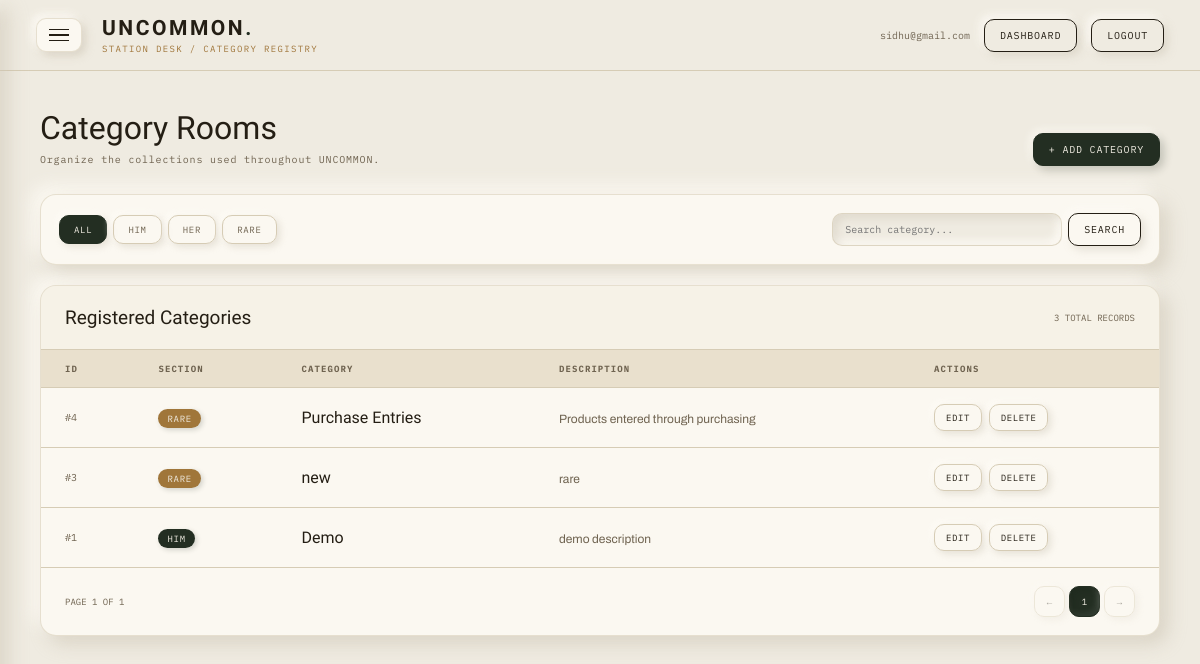
Before: /admin_panel/categories/ (signed in) with the older database file.
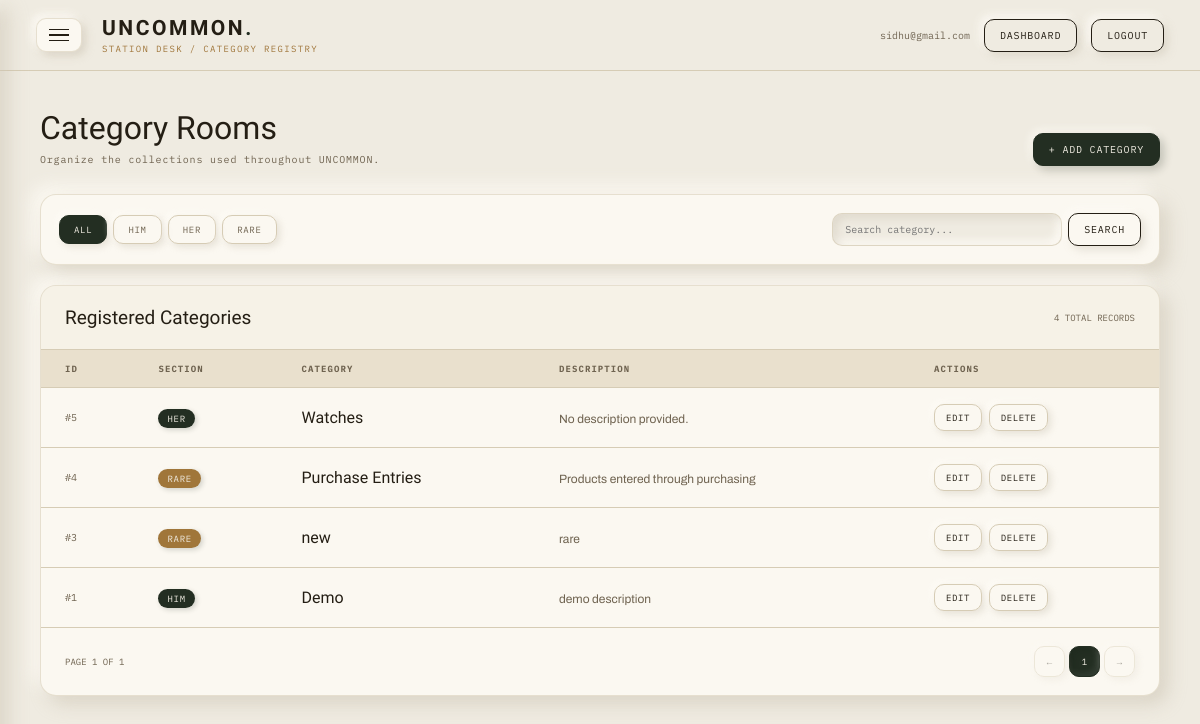
After: the same page with the newer database file.
### admin_panel/models.py (models this page shows, shortened)
class Category(models.Model):
    SECTION_CHOICES = [
        ('HIM', 'Him'),
        ('HER', 'Her'),
        ('RARE', 'Rare'),
    ]
    section = models.CharField(
        max_length=10,
        choices=SECTION_CHOICES
    )
    category_name = models.CharField(
        max_length=100
    )
    description = models.TextField(
        blank=True
    )

### admin_panel/views.py (the view)
# urls.py: path("categories/", views.view_categories, name="view_categories"),
@admin_required
def view_categories(request):
    categories = Category.objects.all().order_by("-id")
    search = request.GET.get("search", "").strip()
    if search:
        categories = categories.filter(category_name__icontains=search)
    section = request.GET.get("section", "").strip()
    if section in SECTIONS:
        categories = categories.filter(section=section)
    return render(request, "admin_panel/categories.html", {
        "admin": request.admin_user,
        "page_obj": _paginate(request, categories, 10),
        "search": search,
        "section": section,
    })

### admin_panel/views.py (called while the page is built)
def admin_required(view):
    @wraps(view)
    def wrapped(request, *args, **kwargs):
        admin_id = request.session.get("admin")
        admin = Admin.objects.filter(pk=admin_id).first() if admin_id else None
        if admin is None:
            if admin_id:
                request.session.flush()
            return redirect("home")
        request.admin_user = admin
        return view(request, *args, **kwargs)
    return wrapped

def _paginate(request, queryset, per_page):
    return Paginator(queryset, per_page).get_page(request.GET.get("page"))

### templates/admin_panel/categories.html (shortened to what the changed rows need)
{% load static %}
<!DOCTYPE html>
<html lang="en">
<head>
</head>
<body>
<main>
    <div class="page-header">
        <div>
            <h1 class="page-title">
                Category Rooms
            </h1>
        </div>
    </div>
    <div class="table-card">
        <div class="table-header">
            <div>
                <h2>
                    Registered Categories
                </h2>
            </div>
            <div class="record-count">
                {{ page_obj.paginator.count }}
                TOTAL RECORDS
            </div>
        </div>
        {% if page_obj.object_list %}
        <div class="table-wrapper">
            <table>
                <thead>
                    <tr>
                        <th>
                            ID
                        </th>
                        <th>
                            Section
                        </th>
                        <th>
                            Category
                        </th>
                        <th>
                            Description
                        </th>
                        <th>
                            Actions
                        </th>
                    </tr>
                </thead>
                <tbody>
                    {% for category in page_obj %}
                    <tr>
                        <td class="id">
                            #{{ category.id }}
                        </td>
                        <td>
                            <span
                                class="
                                    section-tag
                                    {% if category.section == 'RARE' %}
                                        section-rare
                                    {% endif %}
                                ">
                                {{ category.section }}
                            </span>
                        </td>
                        <td>
                            <div class="category-name">
                                {{ category.category_name }}
                            </div>
                        </td>
                        <td>
                            <div class="description">
                                {% if category.description %}
                                    {{ category.description }}
                                {% else %}
                                    No description provided.
                                {% endif %}
                            </div>
                        </td>
                        <td>
                            <div class="actions">
                                <button
                                    class="action-btn edit-btn"
                                    data-id="{{ category.id }}"
                                    data-section="{{ category.section }}"
                                    data-name="{{ category.category_name }}"
                                    data-description="{{ category.description|default:'' }}">
                                    Edit
                                </button>
                                <button
                                    class="action-btn delete-btn"
                                    data-id="{{ category.id }}"
                                    data-name="{{ category.category_name }}">
                                    Delete
                                </button>
                            </div>
                        </td>
                    </tr>
                    {% endfor %}
                </tbody>
            </table>
        </div>
        <div class="pagination">
            <div class="pagination-links">
                {% if page_obj.has_previous %}
                    <a
                        class="page-link"
                        href="?page={{ page_obj.previous_page_number }}{% if section %}&section={{ section }}{% endif %}{% if search %}&search={{ search }}{% endif %}">
                        ←
                    </a>
                {% else %}
                    <span class="page-link disabled">
                        ←
                    </span>
                {% endif %}
                {% for num in page_obj.paginator.page_range %}
                    {% if num == page_obj.number %}
                        <span class="page-link current">
                            {{ num }}
                        </span>
                    {% elif num >= page_obj.number|add:'-2' and num <= page_obj.number|add:'2' %}
                        <a
                            class="page-link"
                            href="?page={{ num }}{% if section %}&section={{ section }}{% endif %}{% if search %}&search={{ search }}{% endif %}">
                            {{ num }}
                        </a>
                    {% endif %}
                {% endfor %}
                {% if page_obj.has_next %}
                    <a
                        class="page-link"
                        href="?page={{ page_obj.next_page_number }}{% if section %}&section={{ section }}{% endif %}{% if search %}&search={{ search }}{% endif %}">
                        →
                    </a>
                {% else %}
                    <span class="page-link disabled">
                        →
                    </span>
                {% endif %}
            </div>
        </div>
        {% endif %}
    </div>
</main>
</body>
</html>

Changed rows visible on the page:
added Category: id "5", section "HER", category_name "Watches", description "No description provided."
Other visible differences:
{{ page_obj.paginator.count }}: "3" → "4"
